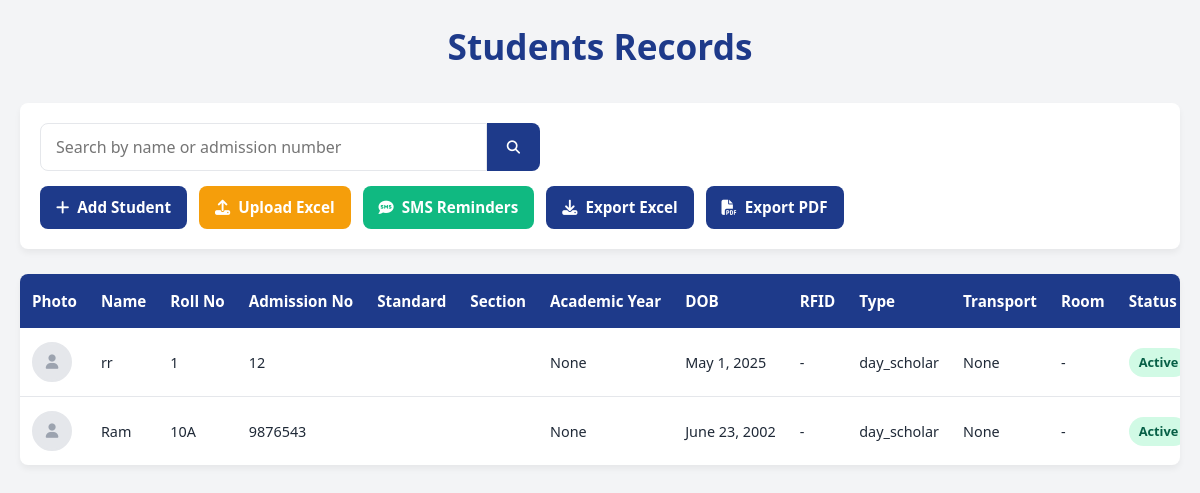
The page /students/ (signed in) on the database its author committed.
### students/models.py (models this page shows, shortened)
class Student(models.Model):
    admission_number = models.CharField(max_length=20, unique=True, blank=True)
    roll_no = models.CharField(max_length=10, blank=True)
    name = models.CharField(max_length=100)
    gender = models.CharField(max_length=1, choices=GENDER_CHOICES)
    dob = models.DateField(verbose_name="Date of Birth")
    class_section = models.ForeignKey(ClassSection, on_delete=models.SET_NULL, null=True)
    academic_year = models.ForeignKey(AcademicYear, on_delete=models.SET_NULL, null=True)
    father_name = models.CharField(max_length=100)
    mother_name = models.CharField(max_length=100)
    guardian_name = models.CharField(max_length=100, blank=True, null=True)
    guardian_relation = models.CharField(max_length=50, blank=True, null=True)
    address = models.TextField()
    contact_number = models.CharField(max_length=15)
    email = models.EmailField(blank=True, null=True)
    aadhaar_number = models.CharField(max_length=12, blank=True, null=True)
    religion = models.CharField(max_length=20, choices=RELIGION_CHOICES, blank=True)
    community = models.CharField(max_length=10, choices=COMMUNITY_CHOICES, blank=True)
    blood_group = models.CharField(max_length=5, blank=True, null=True)
    date_joined = models.DateField(default=timezone.now)
    date_of_leaving = models.DateField(blank=True, null=True)
    status = models.CharField(max_length=10, choices=STATUS_CHOICES, default='Active')
    previous_school = models.CharField(max_length=255, blank=True, null=True)
    transfer_certificate_number = models.CharField(max_length=50, blank=True, null=True)
    photo = models.ImageField(upload_to='student_photos/', blank=True, null=True)
    rfid_code = models.CharField(max_length=50, blank=True, null=True, unique=True)
    biometric_id = models.CharField(max_length=100, blank=True, null=True, unique=True)
    STUDENT_CATEGORY_CHOICES = [
        ('day_scholar', 'Day Scholar'),
        ('hosteller', 'Hosteller'),
    ]
    student_category = models.CharField(
        max_length=20,
        choices=STUDENT_CATEGORY_CHOICES,
        default='day_scholar'
    )
    TRANSPORT_MODE_CHOICES = [
        ('school_bus', 'School Bus'),
        ('private_van', 'Private Van'),
        ('auto', 'Auto'),
        ('own_vehicle', 'Own Vehicle'),
        ('walk', 'Walk'),
        ('other', 'Other'),
    ]
    transport_mode = models.CharField(max_length=20, choices=TRANSPORT_MODE_CHOICES, blank=True, null=True)
    pickup_point = models.CharField(max_length=100, blank=True, null=True)
    bus_route_number = models.CharField(max_length=20, blank=True, null=True)
    hostel_name = models.CharField(max_length=100, blank=True, null=True)
    room_number = models.CharField(max_length=20, blank=True, null=True)

### students/views.py (the view)
# urls.py: path('', views.student_list, name='student_list'),  # Loads at /students/
@login_required
def student_list(request):
    students = (
        Student.objects
        .select_related('class_section', 'academic_year')
    )
    if _table_exists('students_notification'):
        students = students.annotate(
            unread_count=Count('notifications', filter=Q(notifications__is_read=False))
        )
    else:
        students = students.annotate(
            unread_count=Value(0, output_field=IntegerField())
        )
    return render(request, 'student_list.html', {'students': students})

### students/views.py (called while the page is built)
def _table_exists(name: str) -> bool:
    try:
        return name in connection.introspection.table_names()
    except Exception:
        return False

### templates/student_list.html (shortened to what this page needs)
<!DOCTYPE html>
<html lang="en">
<head>
    <link rel="stylesheet" href="https://cdnjs.cloudflare.com/ajax/libs/font-awesome/6.4.0/css/all.min.css">
</head>
<body>
    <div class="container">
        <div class="header">
            <h1>Students Records</h1>
        </div>
        <div class="top-bar">
            <form method="GET" action="{% url 'search_student' %}" class="search-form">
                <input type="text" name="q" placeholder="Search by name or admission number" value="{{ search_query|default:'' }}">
                <button type="submit"><i class="fas fa-search"></i></button>
            </form>
            <div class="action-buttons">
                <a class="btn btn-primary" href="{% url 'add_student' %}">
                    <i class="fas fa-plus"></i> Add Student
                </a>
                <a class="btn btn-accent" href="{% url 'upload_students_excel' %}">
                    <i class="fas fa-upload"></i> Upload Excel
                </a>
                <a class="btn btn-secondary" href="{% url 'fees:fees_reminder_sms' %}">
                    <i class="fas fa-sms"></i> SMS Reminders
                </a>
                <a class="btn btn-primary" href="{% url 'export_students_excel' %}">
                    <i class="fas fa-download"></i> Export Excel
                </a>
                <a class="btn btn-primary" href="{% url 'export_students_pdf' %}">
                    <i class="fas fa-file-pdf"></i> Export PDF
                </a>
            </div>
        </div>
        <div class="table-wrapper">
            <div class="table-container">
                <table>
                    <thead>
                        <tr>
                            <th>Photo</th>
                            <th>Name</th>
                            <th>Roll No</th>
                            <th>Admission No</th>
                            <th>Standard</th>
                            <th>Section</th>
                            <th>Academic Year</th>
                            <th>DOB</th>
                            <th>RFID</th>
                            <th>Type</th>
                            <th>Transport</th>
                            <th>Room</th>
                            <th>Status</th>
                        </tr>
                    </thead>
                    <tbody>
                        {% for student in students %}
                        <tr>
                            <td>
                                {% if student.photo %}
                                <img src="{{ student.photo.url }}" class="student-photo" alt="Student Photo">
                                {% else %}
                                <div class="student-photo" style="background: #e5e7eb; display: flex; align-items: center; justify-content: center;">
                                    <i class="fas fa-user" style="color: #9ca3af;"></i>
                                </div>
                                {% endif %}
                            </td>
                            <td>{{ student.name }}</td>
                            <td>{{ student.roll_no }}</td>
                            <td>{{ student.admission_number }}</td>
                            <td>{{ student.class_section.class_name }}</td>
                            <td>{{ student.class_section.section }}</td>
                            <td>{{ student.academic_year }}</td>
                            <td>{{ student.dob }}</td>
                            <td>{{ student.rfid_code|default:"-" }}</td>
                            <td>{{ student.student_category }}</td>
                            <td>{{ student.get_transport_mode_display }}</td>
                            <td>{{ student.room_number|default:"-" }}</td>
                            <td>
                                <span class="status-badge {% if student.status == 'Active' %}status-active{% else %}status-inactive{% endif %}">
                                    {{ student.status }}
                                </span>
                            </td>
                        </tr>
                        {% endfor %}
                    </tbody>
                </table>
            </div>
        </div>
    </div>
</body>
</html>

### templates/student_list.html (style rules this page uses)
:root { --primary: #1e3a8a; --primary-light: #3b82f6; --secondary: #10b981; --accent: #f59e0b; --danger: #ef4444; --light: #f9fafb; --dark: #1f2937; --gray: #6b7280; --light-gray: #e5e7eb; --border-radius: 8px; --shadow: 0 4px 6px rgba(0, 0, 0, 0.05); }
* { margin: 0; padding: 0; box-sizing: border-box; font-family: 'Segoe UI', Tahoma, Geneva, Verdana, sans-serif; }
body { background-color: #f3f4f6; color: var(--dark); padding: 20px; line-height: 1.5; }
.container { max-width: 1400px; margin: 0 auto; }
.header { text-align: center; margin-bottom: 30px; }
.header h1 { color: var(--primary); font-size: 2.2rem; margin-bottom: 10px; font-weight: 700; }
.top-bar { display: flex; justify-content: space-between; align-items: center; flex-wrap: wrap; gap: 15px; background: white; padding: 20px; border-radius: var(--border-radius); box-shadow: var(--shadow); margin-bottom: 25px; }
.search-form { display: flex; flex: 1; max-width: 500px; }
.search-form input { flex: 1; padding: 12px 15px; border: 1px solid var(--light-gray); border-radius: var(--border-radius) 0 0 var(--border-radius); font-size: 1rem; outline: none; transition: border-color 0.3s; }
.search-form button { padding: 0 20px; background: var(--primary); color: white; border: none; border-radius: 0 var(--border-radius) var(--border-radius) 0; cursor: pointer; font-weight: 600; transition: background 0.3s; }
.action-buttons { display: flex; align-items: center; gap: 12px; flex-wrap: wrap; }
.btn { display: inline-flex; align-items: center; gap: 8px; padding: 10px 16px; border-radius: var(--border-radius); font-weight: 600; text-decoration: none; font-size: 0.95rem; transition: all 0.3s; border: none; cursor: pointer; }
.btn-primary { background: var(--primary); color: white; }
.btn-secondary { background: var(--secondary); color: white; }
.btn-accent { background: var(--accent); color: white; }
.table-wrapper { background: white; border-radius: var(--border-radius); box-shadow: var(--shadow); overflow: hidden; margin-bottom: 30px; }
.table-container { width: 100%; overflow-x: auto; }
table { width: 100%; border-collapse: collapse; min-width: 1200px; }
thead { background: var(--primary); color: white; position: sticky; top: 0; z-index: 10; }
th { padding: 16px 12px; text-align: left; font-weight: 600; font-size: 0.95rem; white-space: nowrap; }
tbody tr { border-bottom: 1px solid var(--light-gray); transition: background 0.2s; }
tbody tr:last-child { border-bottom: none; }
td { padding: 14px 12px; font-size: 0.9rem; color: var(--dark); vertical-align: middle; white-space: nowrap; overflow: hidden; text-overflow: ellipsis; max-width: 200px; }
.student-photo { width: 40px; height: 40px; border-radius: 50%; object-fit: cover; border: 2px solid var(--light-gray); }
.status-badge { display: inline-block; padding: 5px 10px; border-radius: 20px; font-size: 0.8rem; font-weight: 600; white-space: nowrap; }
.status-active { background: #d1fae5; color: #065f46; }

### rows shown on the page
Student: name "rr", roll_no "1", admission_number "12", academic_year "None", dob "May 1, 2025", rfid_code "-", student_category "day_scholar", transport_mode "None", room_number "-", status "Active"
Student: name "Ram", roll_no "10A", admission_number "9876543", academic_year "None", dob "June 23, 2002", rfid_code "-", student_category "day_scholar", transport_mode "None", room_number "-", status "Active"
